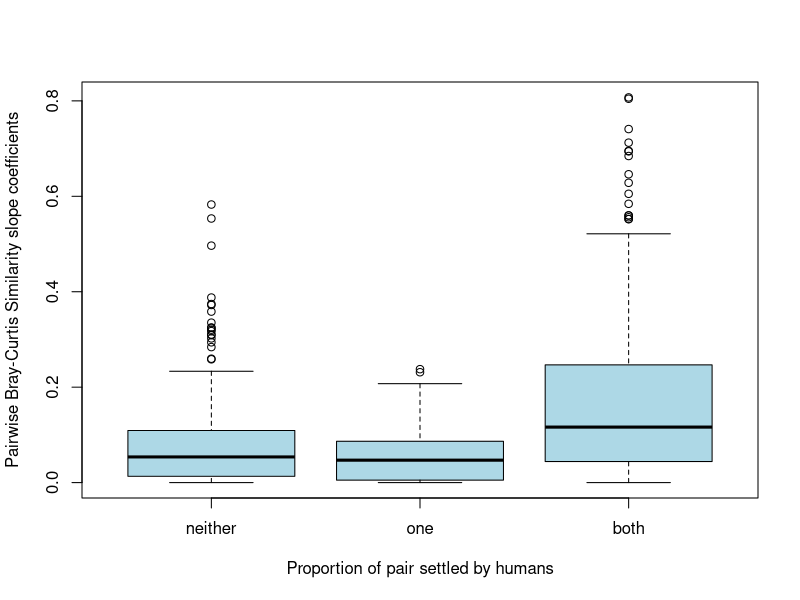

Here is the R script that generated this plot:
#here we produce the boxplots to show the similarity
#of sites where neither, one, or both sites were
#settled by people during any particular interval

library(tidyverse)
dat<-read.csv("Outputs/max_dat.csv")

dat<-dat[-c(1)]

dat$group <- cut(dat$times, breaks = c(-Inf, 650, 3150, Inf), 
                 labels = c("both", "tbc", "neither"))

tbc<- dat[dat$group == "tbc", ]
both<- dat[dat$group == "both", ]
neither<- dat[dat$group == "neither", ]

tbc<-tbc[-c(4)]

tbc$group <- case_when(
  grepl("^(?:aro|tuk|wai) (aro|tuk|wai)$",
        tbc$name, ignore.case=TRUE) ~ "neither",
  grepl("\\b(?:ano|tuk|wai)\\b", tbc$name, ignore.case=TRUE) ~ "one",
  TRUE ~ "both")  

dat<-rbind(both,neither,tbc)

levels(dat$group)
dat$group <- factor(dat$group , levels=c("neither", "one", "both"))
boxplot(sims ~ group, data = dat, col="lightblue", xlab = "Proportion of pair settled by humans",
        ylab = "Pairwise Bray-Curtis Similarity slope coefficients")
